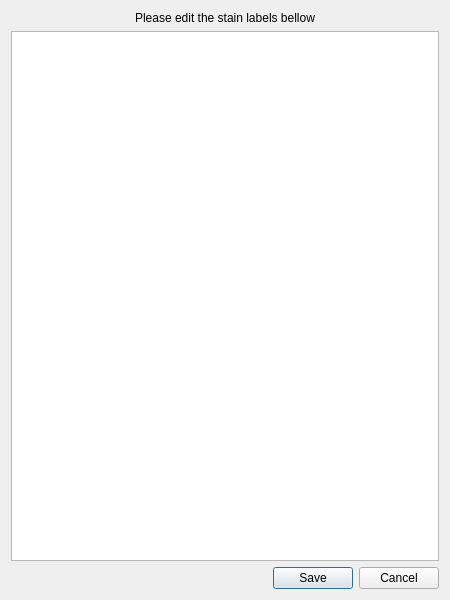
<?xml version="1.0" encoding="UTF-8"?>
<ui version="4.0">
 <class>Dialog</class>
 <widget class="QDialog" name="Dialog">
  <property name="geometry">
   <rect>
    <x>0</x>
    <y>0</y>
    <width>450</width>
    <height>600</height>
   </rect>
  </property>
  <property name="windowTitle">
   <string>Edit stain labels</string>
  </property>
  <layout class="QVBoxLayout" name="verticalLayout">
   <item>
    <widget class="QLabel" name="label">
     <property name="text">
      <string>Please edit the stain labels bellow</string>
     </property>
     <property name="alignment">
      <set>Qt::AlignCenter</set>
     </property>
    </widget>
   </item>
   <item>
    <widget class="QTableView" name="tableView">
     <attribute name="horizontalHeaderDefaultSectionSize">
      <number>170</number>
     </attribute>
     <attribute name="horizontalHeaderStretchLastSection">
      <bool>true</bool>
     </attribute>
    </widget>
   </item>
   <item>
    <widget class="QDialogButtonBox" name="buttonBox">
     <property name="standardButtons">
      <set>QDialogButtonBox::Cancel|QDialogButtonBox::Save</set>
     </property>
    </widget>
   </item>
  </layout>
 </widget>
 <resources/>
 <connections>
  <connection>
   <sender>buttonBox</sender>
   <signal>accepted()</signal>
   <receiver>Dialog</receiver>
   <slot>accept()</slot>
   <hints>
    <hint type="sourcelabel">
     <x>248</x>
     <y>254</y>
    </hint>
    <hint type="destinationlabel">
     <x>157</x>
     <y>274</y>
    </hint>
   </hints>
  </connection>
  <connection>
   <sender>buttonBox</sender>
   <signal>rejected()</signal>
   <receiver>Dialog</receiver>
   <slot>reject()</slot>
   <hints>
    <hint type="sourcelabel">
     <x>316</x>
     <y>260</y>
    </hint>
    <hint type="destinationlabel">
     <x>286</x>
     <y>274</y>
    </hint>
   </hints>
  </connection>
 </connections>
</ui>
